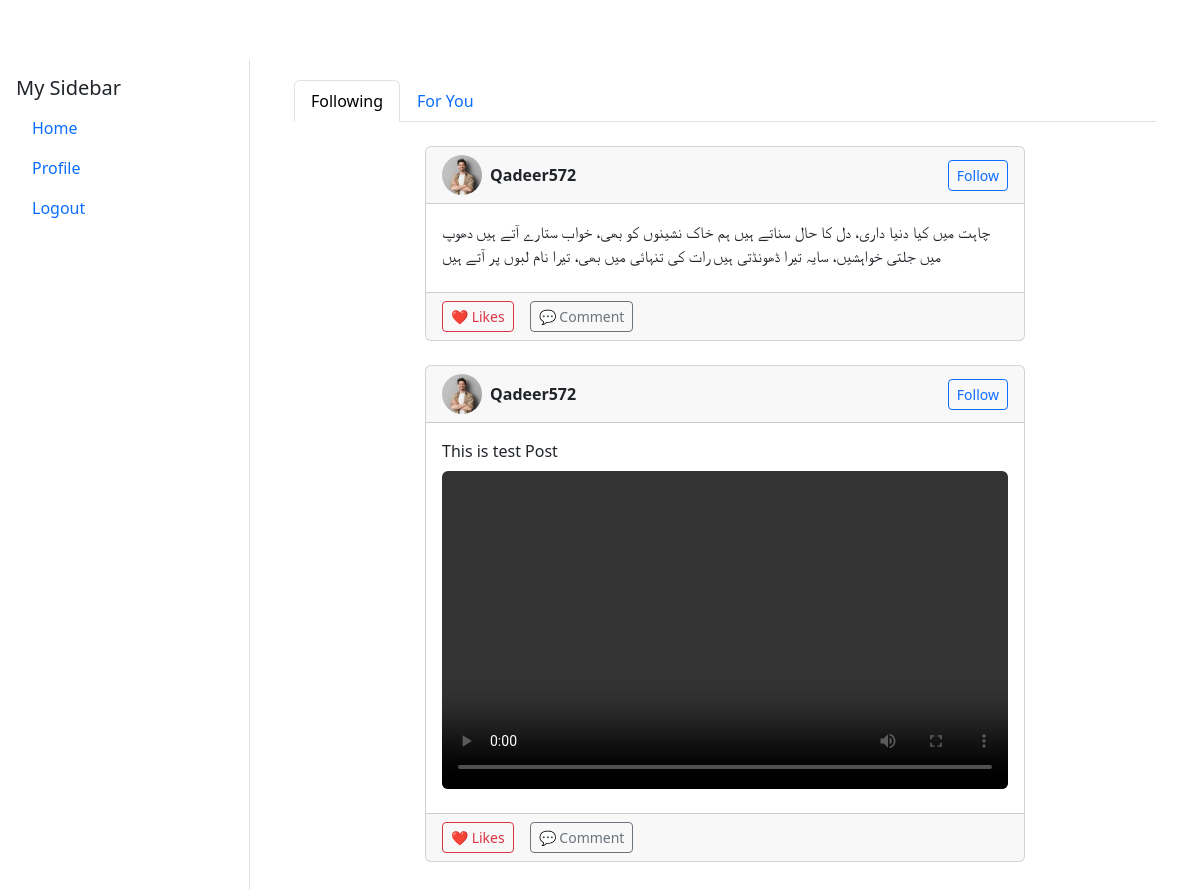
The app's page / (signed in) with its own data.
### Posts/models.py (models this page shows, shortened)
class Post(models.Model):
    id= models.AutoField(primary_key=True)
    user = models.ForeignKey(User, on_delete=models.CASCADE)
    content = models.TextField()
    type=models.CharField(max_length=20, choices=[('text', 'Text'), ('image', 'image'),('video','video')], default='text')
    media = models.FileField(upload_to='post_media/', blank=True, null=True)
    likes = models.ManyToManyField(User, related_name='liked_posts', blank=True)
    created_at = models.DateTimeField(auto_now_add=True)
    updated_at = models.DateTimeField(auto_now=True)

class profile(models.Model):
    user = models.OneToOneField(User, on_delete=models.CASCADE)
    bio = models.TextField(blank=True, null=True)
    profile_picture = models.ImageField(upload_to='profile_pictures/', blank=True, null=True)

### Posts/views.py (the view)
# urls.py: path('',views.home, name='home'),  # Login view
def home(request):
    if request.user.is_authenticated:
        posts=[]
        following_post=[]
        following = Post.objects.filter(user__in=Followers.objects.filter(follower=request.user).values_list('user', flat=True)).order_by('-created_at')
        for post in following:
            profile_v = profile.objects.filter(user=post.user).first()
            following_post.append({
                'post': post,
                'profile': profile_v,
            })
        post_list= Post.objects.exclude(user=request.user).order_by('-created_at')
        for post1 in post_list:
            profile_v = profile.objects.filter(user=post1.user).first()
            posts.append({
                'post': post1,
                'profile': profile_v,
            })
        comments = Comment.objects.all()
        return render(request, 'Posts/home.html',{
            'foryou_posts': posts,
            'following_posts':following_post,
            'comments': comments,
        })
    else:
        return render(request, 'Posts/home.html')

### Posts/templates/Posts/home.html (shortened to what this page needs)
{% extends 'core/base.html' %}
{% block body %}
<div class="container mt-5">
    <ul class="nav nav-tabs mb-4" id="feedTabs">
        <li class="nav-item">
            <a class="nav-link active" id="following-tab" href="#" onclick="showTab('following')">Following</a>
        </li>
        <li class="nav-item">
            <a class="nav-link" id="foryou-tab" href="#" onclick="showTab('foryou')">For You</a>
        </li>
    </ul>
    <div class="d-flex justify-content-center">
        <div style="max-width: 600px; width: 100%">
            <div id="following-section">
                {% for post in following_posts %}
                    <div class="card mb-4">
                        <div class="card-header d-flex justify-content-between align-items-center">
                            <div class="d-flex align-items-center">
                                <img src="{% if post.profile.profile_picture %}{{ post.profile.profile_picture.url }}{% else %}https://via.placeholder.com/40{% endif %}"
                                     class="rounded-circle me-2"
                                     alt="{{ post.post.user.username }}'s profile"
                                     style="width: 40px; height: 40px; object-fit: cover;">
                                <strong>{{ post.post.user.username }}</strong>
                            </div>
                            {% if post.post.user != request.user %}
                                <form method="POST" action="">
                                    <button type="submit" class="btn btn-outline-primary btn-sm">
                                        {% if request.user in post.user.profile.followers.all %}Unfollow{% else %}Follow{% endif %}
                                    </button>
                                </form>
                            {% endif %}
                        </div>
                        <div class="card-body">
                            <p class="mb-2 fw-normal">{{ post.post.content|truncatewords:50 }}</p>
                            {% if post.post.type == 'video' %}
                                <div class="ratio ratio-16x9 mb-2 rounded overflow-hidden">
                                    <video controls style="width: 100%; height: 100%; object-fit: cover;">
                                        <source src="{{ post.post.media.url }}" type="video/mp4">
                                    </video>
                                </div>
                            {% endif %}
                        </div>
                        <div class="card-footer d-flex gap-3">
                            <form method="POST" action="">
                                <button type="submit" class="btn btn-outline-danger btn-sm">
                                    ❤️ {{ post.likes.count }} Like{% if post.likes.count != 1 %}s{% endif %}
                                </button>
                            </form>
                            <a href="" class="btn btn-outline-secondary btn-sm">💬 Comment</a>
                        </div>
                    </div>
                {% empty %}
                    <p class="text-center">No posts from people you follow.</p>
                {% endfor %}
            </div>
        </div>
    </div>
</div>
{% endblock body %}

### core/templates/core/base.html (style rules this page uses)
body { min-height: 100vh; display: flex; }

### records on screen
Post: profile_picture (picture), post.user.username "Qadeer572", shows "Follow", post.content "چاہت میں کیا دنیا داری، دل کا حال سناتے ہیں ہم خاک نشینوں کو بھی، خواب ستارے آتے ہیں دھوپ میں جلتی خواہشیں، سایہ تیرا ڈھونڈتی ہیں رات کی تنہائی میں بھی، تیرا نام لبوں پر آتے ہیں"
Post: profile_picture (picture), post.user.username "Qadeer572", shows "Follow", post.content "This is test Post"
